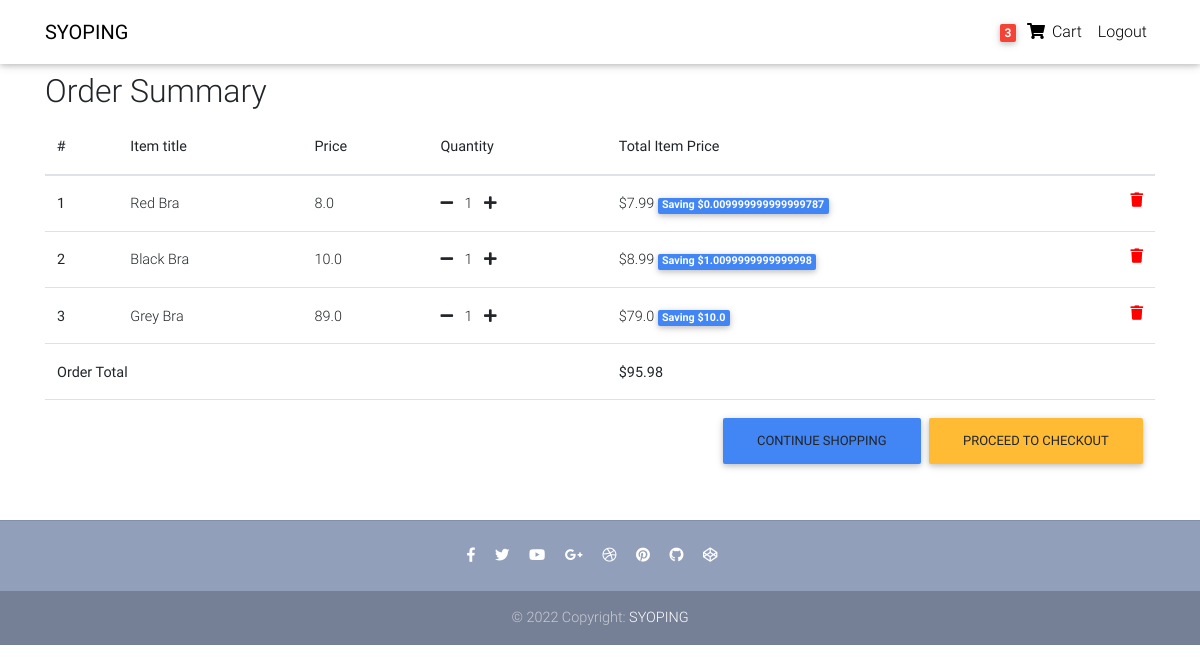
The app's page /order-summary/ (signed in), older data.
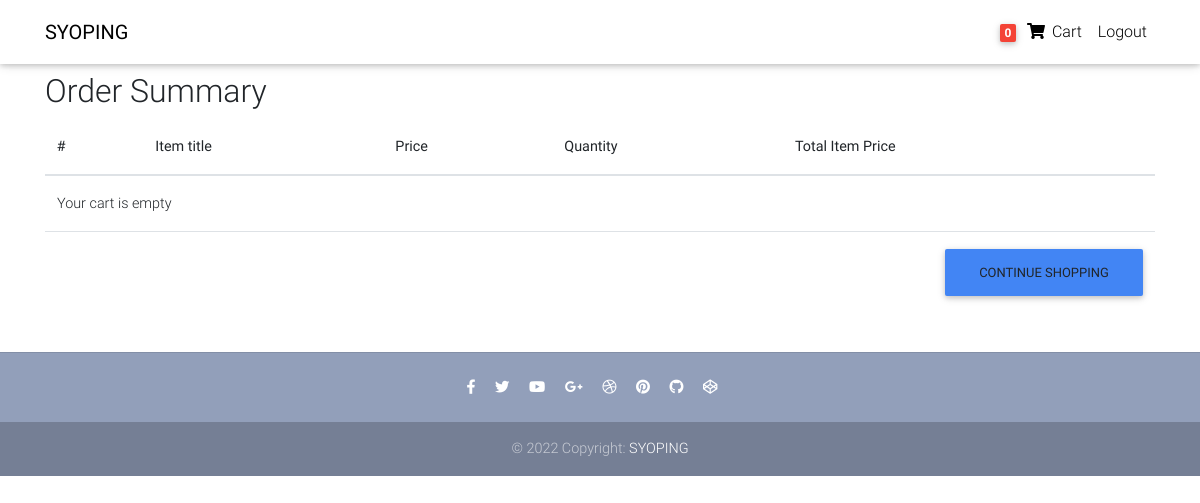
The same page, newer data.
### core/models.py (models this page shows, shortened)
class Order(models.Model):
    user = models.ForeignKey(settings.AUTH_USER_MODEL,
                             on_delete=models.CASCADE)
    ref_code = models.CharField(max_length=20, blank=True, null=True)
    items = models.ManyToManyField(OrderItem)
    start_date = models.DateTimeField(auto_now_add=True)
    ordered_date = models.DateTimeField()
    ordered = models.BooleanField(default=False)
    shipping_address = models.ForeignKey(
        'Address', related_name='shipping_address', on_delete=models.SET_NULL, blank=True, null=True)
    billing_address = models.ForeignKey(
        'Address', related_name='billing_address', on_delete=models.SET_NULL, blank=True, null=True)
    payment = models.ForeignKey(
        'Payment', on_delete=models.SET_NULL, blank=True, null=True)
    coupon = models.ForeignKey(
        'Coupon', on_delete=models.SET_NULL, blank=True, null=True)
    being_delivered = models.BooleanField(default=False)
    received = models.BooleanField(default=False)
    refund_requested = models.BooleanField(default=False)
    refund_granted = models.BooleanField(default=False)
    '''
    1. Item added to cart
    2. Adding a billing address
    (Failed checkout)
    3. Payment
    (Preprocessing, processing, packaging etc.)
    4. Being delivered
    5. Received
    6. Refunds
    '''
    def get_total(self):
        total = 0
        for order_item in self.items.all():
            total += order_item.get_final_price()
        if self.coupon:
            total -= self.coupon.amount
        return total

class OrderItem(models.Model):
    user = models.ForeignKey(settings.AUTH_USER_MODEL,
                             on_delete=models.CASCADE)
    ordered = models.BooleanField(default=False)
    item = models.ForeignKey(Item, on_delete=models.CASCADE)
    quantity = models.IntegerField(default=1)
    def get_total_item_price(self):
        return self.quantity * self.item.price
    def get_total_discount_item_price(self):
        return self.quantity * self.item.discount_price
    def get_amount_saved(self):
        return self.get_total_item_price() - self.get_total_discount_item_price()
    def get_final_price(self):
        if self.item.discount_price:
            return self.get_total_discount_item_price()
        return self.get_total_item_price()

class Item(models.Model):
    title = models.CharField(max_length=100)
    price = models.FloatField()
    discount_price = models.FloatField(blank=True, null=True)
    category = models.CharField(choices=CATEGORY_CHOICES, max_length=2)
    label = models.CharField(choices=LABEL_CHOICES, max_length=1)
    slug = models.SlugField()
    description = models.TextField()
    image = models.ImageField()

### core/views.py (the view)
# urls.py: path('order-summary/', OrderSummaryView.as_view(), name='order-summary'),
class OrderSummaryView(LoginRequiredMixin, View):
    def get(self, *args, **kwargs):
        try:
            order = Order.objects.get(user=self.request.user, ordered=False)
            context = {
                'object': order
            }
            return render(self.request, 'order_summary.html', context)
        except ObjectDoesNotExist:
            messages.warning(self.request, "You do not have an active order")
            return redirect("/")

### core/templatetags/cart_template_tags.py (called while the page is built)
@register.filter
def cart_item_count(user):
    if user.is_authenticated:
        qs = Order.objects.filter(user=user, ordered=False)
        if qs.exists():
            return qs[0].items.count()
    return 0

### templates/order_summary.html (shortened to what this page needs)
{% extends "base.html" %}
{% block content %}
  <main>
    <div class="container">
    <div class="table-responsive text-nowrap">
    <h2>Order Summary</h2>
    <table class="table">
        <thead>
        <tr>
            <th scope="col">#</th>
            <th scope="col">Item title</th>
            <th scope="col">Price</th>
            <th scope="col">Quantity</th>
            <th scope="col">Total Item Price</th>
        </tr>
        </thead>
        <tbody>
        {% for order_item in object.items.all %}
        <tr>
            <th scope="row">{{ forloop.counter }}</th>
            <td>{{ order_item.item.title }}</td>
            <td>{{ order_item.item.price }}</td>
            <td>
                <a href="{% url 'core:remove-single-item-from-cart' order_item.item.slug %}"><i class="fas fa-minus mr-2"></i></a>
                {{ order_item.quantity }}
                <a href="{% url 'core:add-to-cart' order_item.item.slug %}"><i class="fas fa-plus ml-2"></i></a>
            </td>
            <td>
            {% if order_item.item.discount_price %}
                ${{ order_item.get_total_discount_item_price }}
                <span class="badge badge-primary">Saving ${{ order_item.get_amount_saved }}</span>
            {% else %}
                ${{ order_item.get_total_item_price }}
            {% endif %}
            <a style='color: red;' href="{% url 'core:remove-from-cart' order_item.item.slug %}">
                <i class="fas fa-trash float-right"></i>
            </a>
            </td>
        </tr>
        {% empty %}
        <tr>
            <td colspan='5'>Your cart is empty</td>
        </tr>
        <tr>
            <td colspan="5">
            <a class='btn btn-primary float-right' href='/'>Continue shopping</a>
            </td>
        </tr>
        {% endfor %}
        {% if object.get_total %}
        <tr>
            <td colspan="4"><b>Order Total</b></td>
            <td><b>${{ object.get_total }}</b></td>
        </tr>
        <tr>
            <td colspan="5">
            <a class='btn btn-warning float-right ml-2' href='/checkout/'>Proceed to checkout</a>
            <a class='btn btn-primary float-right' href='/'>Continue shopping</a>
            </td>
        </tr>
        {% endif %}
        </tbody>
    </table>
    </div>
    </div>
  </main>
{% endblock content %}

### templates/navbar.html (shortened to what this page needs)
{% load cart_template_tags %}
<nav
  class="navbar fixed-top navbar-expand-lg navbar-light white scrolling-navbar"
>
  <div class="container">
    <a class="navbar-brand waves-effect" href="/">
      <strong class="black-text">SYOPING</strong>
    </a>
    <div class="collapse navbar-collapse" id="navbarSupportedContent">
      <ul class="navbar-nav nav-flex-icons">
        {% if request.user.is_authenticated %}
        <li class="nav-item">
          <a
            href="{% url 'core:order-summary' %}"
            class="nav-link waves-effect"
          >
            <span class="badge red z-depth-1 mr-1">
              {{ request.user|cart_item_count }}
            </span>
            <i class="fas fa-shopping-cart"></i>
            <span class="clearfix d-none d-sm-inline-block"> Cart </span>
          </a>
        </li>
        <li class="nav-item">
          <a class="nav-link waves-effect" href="{% url 'account_logout' %}">
            <span class="clearfix d-none d-sm-inline-block"> Logout </span>
          </a>
        </li>
        {% endif %}
      </ul>
    </div>
  </div>
</nav>

Row changes from the older to the newer data that the page shows:
removed OrderItem: item "Red Bra", item.price "8.0", quantity "1", get_total_discount_item_price "7.99", get_amount_saved "0.009999999999999787"
removed OrderItem: item "Black Bra", item.price "10.0", quantity "1", get_total_discount_item_price "8.99", get_amount_saved "1.0099999999999998"
removed OrderItem: item "Grey Bra", item.price "89.0", quantity "1", get_total_discount_item_price "79.0", get_amount_saved "10.0"
no longer on this page (row unchanged): Order: get_total "95.98"
Text that changed along with them:
{{ request.user|cart_item_count }}: "3" → "0"
text no longer shown: "Order Total $ PROCEED TO CHECKOUT"
text now shown: "Your cart is empty"
